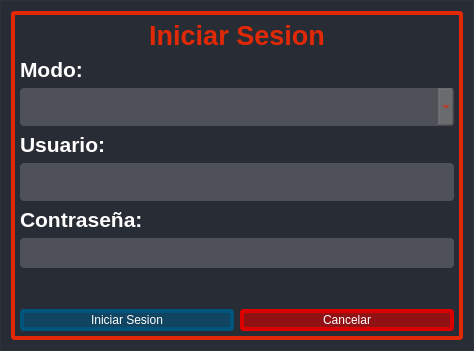
<?xml version="1.0" encoding="UTF-8"?>
<ui version="4.0">
 <class>Dialog</class>
 <widget class="QDialog" name="Dialog">
  <property name="geometry">
   <rect>
    <x>0</x>
    <y>0</y>
    <width>474</width>
    <height>351</height>
   </rect>
  </property>
  <property name="windowTitle">
   <string>Dialog</string>
  </property>
  <property name="styleSheet">
   <string notr="true">background-color: rgb(40, 44, 52);
border: 1px solid rgb(44, 49, 58);
padding-left: 0px;</string>
  </property>
  <layout class="QVBoxLayout" name="verticalLayout_2">
   <item>
    <widget class="QWidget" name="verticalWidget" native="true">
     <property name="styleSheet">
      <string notr="true">border-radius: 4px;
border: 4px solid black;
border-color: #e12807;
</string>
     </property>
     <layout class="QVBoxLayout" name="verticalLayout">
      <item>
       <widget class="QLabel" name="label">
        <property name="styleSheet">
         <string notr="true">border:None;</string>
        </property>
        <property name="text">
         <string>&lt;html&gt;&lt;head/&gt;&lt;body&gt;&lt;p align=&quot;center&quot;&gt;&lt;span style=&quot; font-size:20pt; font-weight:700; color:#e12807;&quot;&gt;Iniciar Sesion&lt;/span&gt;&lt;/p&gt;&lt;/body&gt;&lt;/html&gt;</string>
        </property>
       </widget>
      </item>
      <item>
       <widget class="QLabel" name="label_4">
        <property name="styleSheet">
         <string notr="true">border:None;</string>
        </property>
        <property name="text">
         <string>&lt;html&gt;&lt;head/&gt;&lt;body&gt;&lt;p&gt;&lt;span style=&quot; font-size:16pt; font-weight:700; color:#ffffff;&quot;&gt;Modo:&lt;/span&gt;&lt;/p&gt;&lt;/body&gt;&lt;/html&gt;</string>
        </property>
       </widget>
      </item>
      <item>
       <widget class="QComboBox" name="box_Admin">
        <property name="sizePolicy">
         <sizepolicy hsizetype="Preferred" vsizetype="Minimum">
          <horstretch>0</horstretch>
          <verstretch>0</verstretch>
         </sizepolicy>
        </property>
        <property name="minimumSize">
         <size>
          <width>0</width>
          <height>38</height>
         </size>
        </property>
        <property name="styleSheet">
         <string notr="true">background-color: rgba(162, 162, 162,80);
border:None;
 font-size:18pt; 
font-weight:700;
 color:#e12807;</string>
        </property>
       </widget>
      </item>
      <item>
       <widget class="QLabel" name="label_2">
        <property name="styleSheet">
         <string notr="true">border:None;</string>
        </property>
        <property name="text">
         <string>&lt;html&gt;&lt;head/&gt;&lt;body&gt;&lt;p&gt;&lt;span style=&quot; font-size:16pt; font-weight:700; color:#ffffff;&quot;&gt;Usuario:&lt;/span&gt;&lt;/p&gt;&lt;/body&gt;&lt;/html&gt;</string>
        </property>
       </widget>
      </item>
      <item>
       <widget class="QTextEdit" name="txt_User">
        <property name="sizePolicy">
         <sizepolicy hsizetype="Expanding" vsizetype="Fixed">
          <horstretch>0</horstretch>
          <verstretch>0</verstretch>
         </sizepolicy>
        </property>
        <property name="maximumSize">
         <size>
          <width>16777215</width>
          <height>38</height>
         </size>
        </property>
        <property name="styleSheet">
         <string notr="true">border:None;
background-color: rgba(162, 162, 162,80);
 font-size:18pt; 
font-weight:700;
 color:#e12807;</string>
        </property>
        <property name="verticalScrollBarPolicy">
         <enum>Qt::ScrollBarPolicy::ScrollBarAlwaysOff</enum>
        </property>
       </widget>
      </item>
      <item>
       <widget class="QLabel" name="label_3">
        <property name="styleSheet">
         <string notr="true">border:None;</string>
        </property>
        <property name="text">
         <string>&lt;html&gt;&lt;head/&gt;&lt;body&gt;&lt;p&gt;&lt;span style=&quot; font-size:16pt; font-weight:700; color:#ffffff;&quot;&gt;Contraseña:&lt;/span&gt;&lt;/p&gt;&lt;/body&gt;&lt;/html&gt;</string>
        </property>
       </widget>
      </item>
      <item>
       <widget class="QLineEdit" name="line_contra">
        <property name="maximumSize">
         <size>
          <width>16777215</width>
          <height>38</height>
         </size>
        </property>
        <property name="styleSheet">
         <string notr="true">background-color: rgba(162, 162, 162,80);
border:None;
 font-size:18pt; 
font-weight:700;
 color:#e12807;</string>
        </property>
       </widget>
      </item>
      <item>
       <spacer name="verticalSpacer">
        <property name="orientation">
         <enum>Qt::Orientation::Vertical</enum>
        </property>
        <property name="sizeHint" stdset="0">
         <size>
          <width>20</width>
          <height>40</height>
         </size>
        </property>
       </spacer>
      </item>
      <item>
       <layout class="QHBoxLayout" name="horizontalLayout_2">
        <item>
         <widget class="QPushButton" name="btn_iniciarSesion">
          <property name="styleSheet">
           <string notr="true">QPushButton{
	color: rgb(255, 255, 255);
background-color: rgba(0, 85, 127, 150);
font:15pt &quot;Segoe UI&quot;;
border-radius: 4px;
border: 4px solid black;
border-color: rgb(0, 85, 127);}

QPushButton:pressed {
	background-color: rgb(0, 85, 127);
}
</string>
          </property>
          <property name="text">
           <string>Iniciar Sesion</string>
          </property>
         </widget>
        </item>
        <item>
         <widget class="QPushButton" name="btn_cancelar">
          <property name="styleSheet">
           <string notr="true">QPushButton{
	color: rgb(255, 255, 255);
background-color: rgba(0, 85, 127, 150);
background-color: rgba(218, 0, 0,150);
font:15pt &quot;Segoe UI&quot;;
border-radius: 4px;
border: 4px solid black;
border-color:  rgb(218, 0, 0);}

QPushButton:pressed {
	background-color:  rgba(218, 0, 0,200);
}

</string>
          </property>
          <property name="text">
           <string>Cancelar</string>
          </property>
         </widget>
        </item>
       </layout>
      </item>
     </layout>
    </widget>
   </item>
  </layout>
 </widget>
 <resources>
  <include location="../resources.qrc"/>
 </resources>
 <connections/>
</ui>
